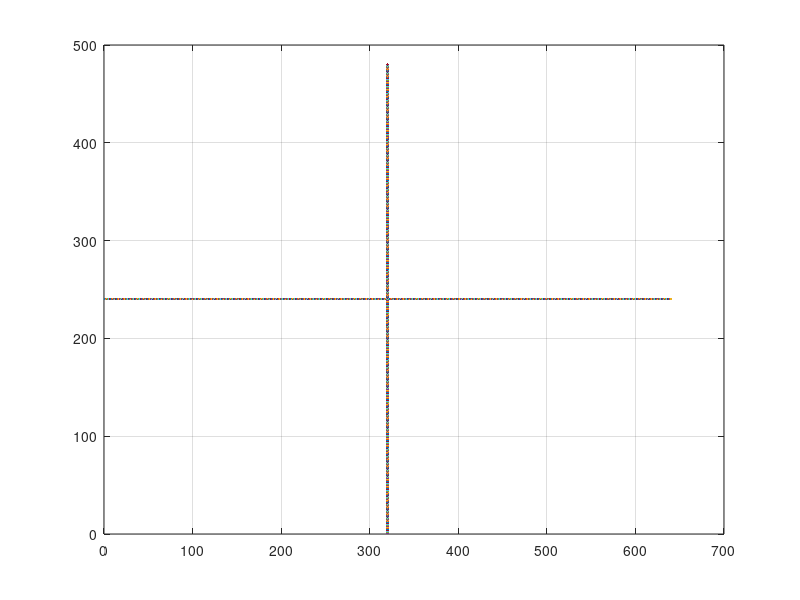

MATLAB code for this plot:

xmax=640;
ymax=480;
x1=input('Enter starting value for x1: ');
y1=input('Enter starting value for y1: ');
x2=input('Enter ending value for x2: ');
y2=input('Enter ending value for y2: ');

for i=1:640
x=i;
y=ymax/2;
%fprintf("%d %d\n",x,y);
plot(x,y);
grid on ,hold on
end

for i=1:480
y=i;
x=xmax/2;
%fprintf("%d %d\n",x,y);
plot(x,y);
grid on ,hold on
end

%
dx=x2-x1;
dy=y2-y1;

%find the max value
if(abs(dx)>abs(dy))
    s=abs(dx);
else
    s=abs(dy);
end

%increment x-axis and y-axis
Xin=dx/s;
Yin=dy/s;

for i=1:s
    x=x+Xin;
    y=x+Yin;
  plot(round(320+x),round(240+y));
end
grid on,hold on;















